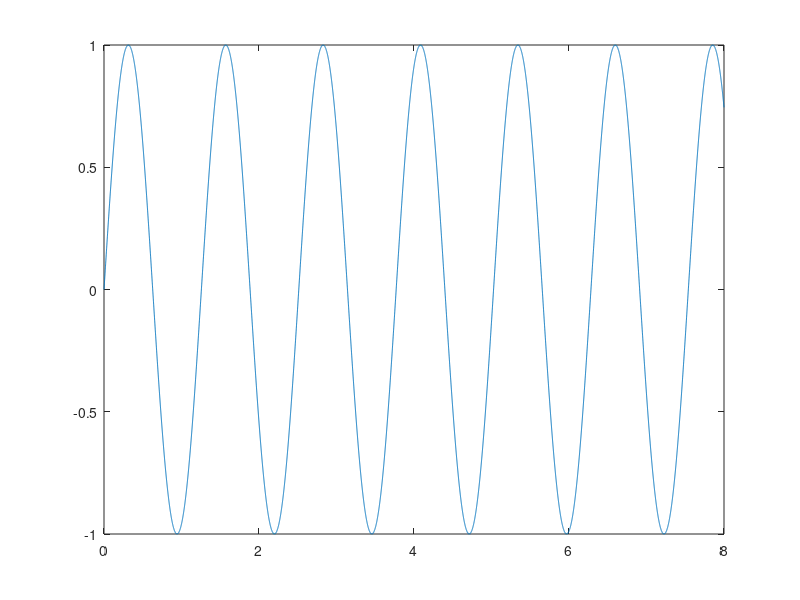

MATLAB code for this plot:
clear;clc;
time=0:0.000625:8;
load=sin(5*time);
%format long;
fileID1=fopen('loadHistory.txt','w');
for i = 1:length(time)
    fprintf(fileID1,'%11.8f\n',load(i));
end
fclose(fileID1);
plot(time,load)
